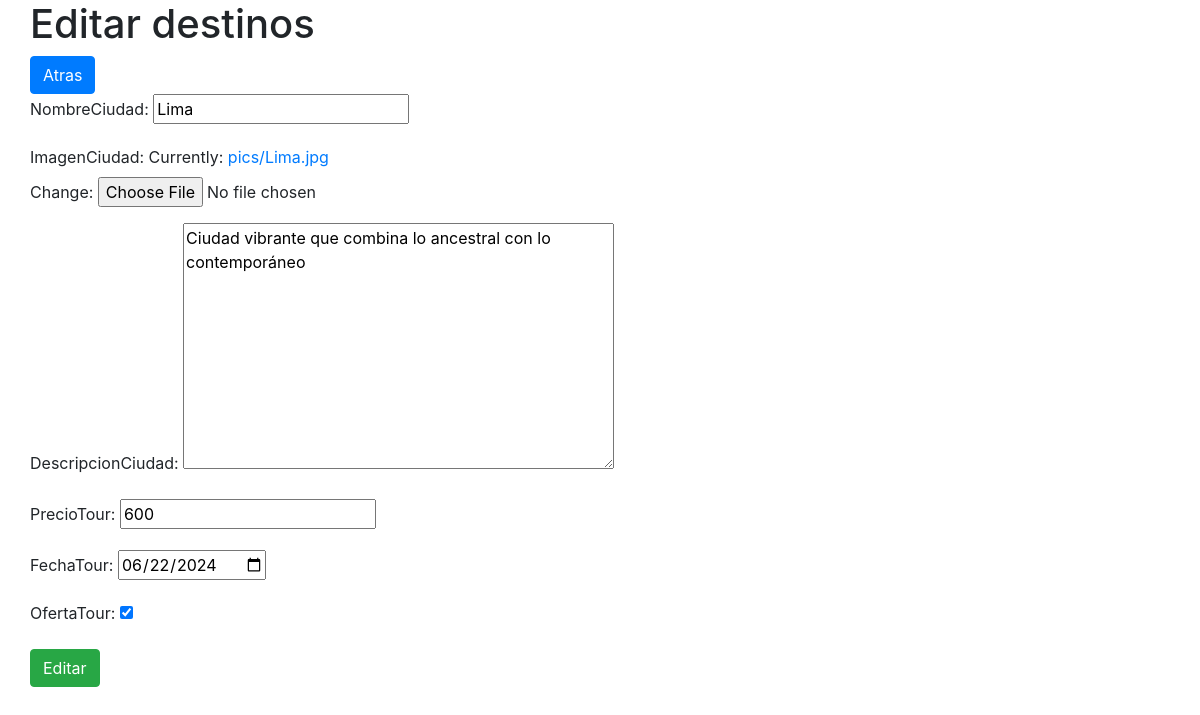
The page /travello/editar_destinos/3 (signed in) on the database its author committed.
### travello/models.py (models this page shows, shortened)
class DestinosTuristicos(models.Model):
    nombreCiudad = models.CharField(max_length=100)
    imagenCiudad = models.ImageField(upload_to='pics')
    descripcionCiudad = models.TextField()
    precioTour = models.IntegerField()
    ofertaTour = models.BooleanField(default=False)
    fechaTour = models.DateField(null=True, blank=True)

### travello/views.py (the view)
# urls.py: path('editar_destinos/<int:id_destino>', views.editar_destinos, name='editar_destinos'),
def editar_destinos(request, id_destino):
    if not request.user.is_authenticated or not request.user.is_superuser:
        return redirect('index')
    destino = DestinosTuristicos.objects.get(id=id_destino)
    if request.method == 'POST':
        form = DestinosTuristicosForm(request.POST, request.FILES, instance=destino)
        if form.is_valid():
            form.save()
            return redirect('lista_destinos')
    form = DestinosTuristicosForm(instance=destino)
    return render(request, 'editar_destinos.html', {'form':form})

### travello/forms.py
class DestinosTuristicosForm(forms.ModelForm):
    class Meta:
        model = DestinosTuristicos
        fields = ['nombreCiudad', 'imagenCiudad', 'descripcionCiudad', 'precioTour', 'fechaTour', 'ofertaTour']
        widgets = {
            'fechaTour': forms.DateInput(attrs={'type': 'date'}),
        }

### templates/editar_destinos.html (shortened to what this page needs)
{% extends 'base.html' %}
{% block content %}
    <h1>Editar destinos</h1>
    <a href="/travello/lista_destinos" class="btn btn-primary">Atras</a>
    <form action="" method="post" enctype="multipart/form-data">
        {{ form.as_p }}
        <input type="submit" value="Editar" class="btn btn-success">
    </form>
{% endblock %}

### rows shown on the page
DestinosTuristicos: nombreCiudad "Lima", descripcionCiudad "Ciudad vibrante que combina lo ancestral con lo contemporáneo", precioTour "600", fechaTour "06/22/2024", ofertaTour "☑"
